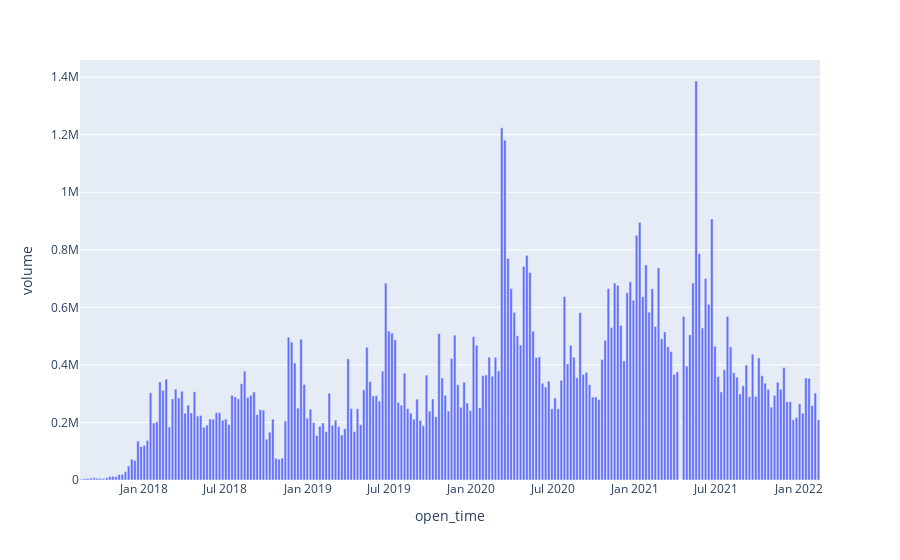

Notebook code for this chart:
### Code cell
import plotly.express as px

fig = px.bar(df.iloc[:-1], x='open_time', y="volume")
fig.show()

### Figure 1 — Plotly figure (JSON) as saved in the notebook; plotly's stock layout.template omitted (floating-point values rounded to 4 significant figures; data arrays with more than 128 entries replaced by an {"elided": "..."} marker saying what was removed)
{"data": [{"alignmentgroup": "True", "hovertemplate": "open_time=%{x}<br>volume=%{y}<extra></extra>", "legendgroup": "", "marker": {"color": "#636efa", "pattern": {"shape": ""}}, "name": "", "offsetgroup": "", "orientation": "v", "showlegend": false, "textposition": "auto", "type": "bar", "x": {"elided": "235 str values"}, "xaxis": "x", "y": {"elided": "235 float values"}, "yaxis": "y"}], "layout": {"barmode": "relative", "legend": {"tracegroupgap": 0}, "margin": {"t": 60}, "xaxis": {"anchor": "y", "domain": [0, 1], "title": {"text": "open_time"}}, "yaxis": {"anchor": "x", "domain": [0, 1], "title": {"text": "volume"}}}}
